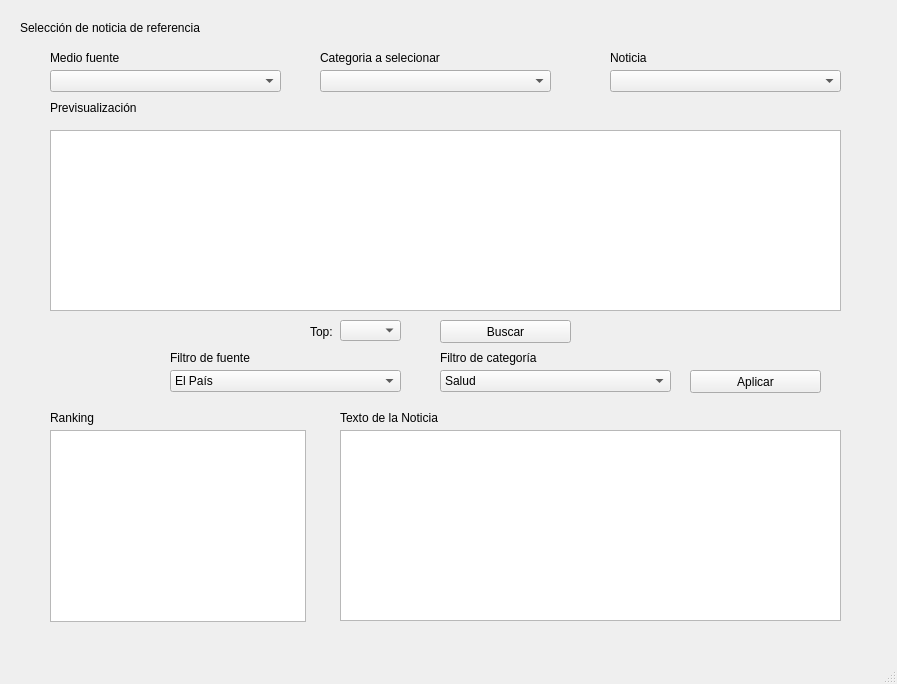
<?xml version="1.0" encoding="UTF-8"?>
<ui version="4.0">
 <class>MainWindow</class>
 <widget class="QMainWindow" name="MainWindow">
  <property name="geometry">
   <rect>
    <x>0</x>
    <y>0</y>
    <width>897</width>
    <height>684</height>
   </rect>
  </property>
  <property name="windowTitle">
   <string>MainWindow</string>
  </property>
  <widget class="QWidget" name="centralwidget">
   <widget class="QLabel" name="label">
    <property name="geometry">
     <rect>
      <x>20</x>
      <y>20</y>
      <width>231</width>
      <height>16</height>
     </rect>
    </property>
    <property name="text">
     <string>Selección de noticia de referencia</string>
    </property>
   </widget>
   <widget class="QComboBox" name="cb_fuente">
    <property name="geometry">
     <rect>
      <x>50</x>
      <y>70</y>
      <width>231</width>
      <height>22</height>
     </rect>
    </property>
   </widget>
   <widget class="QLabel" name="label_2">
    <property name="geometry">
     <rect>
      <x>50</x>
      <y>50</y>
      <width>231</width>
      <height>16</height>
     </rect>
    </property>
    <property name="text">
     <string>Medio fuente</string>
    </property>
   </widget>
   <widget class="QLabel" name="label_3">
    <property name="geometry">
     <rect>
      <x>320</x>
      <y>50</y>
      <width>231</width>
      <height>16</height>
     </rect>
    </property>
    <property name="text">
     <string>Categoria a selecionar</string>
    </property>
   </widget>
   <widget class="QComboBox" name="cb_category">
    <property name="geometry">
     <rect>
      <x>320</x>
      <y>70</y>
      <width>231</width>
      <height>22</height>
     </rect>
    </property>
   </widget>
   <widget class="QComboBox" name="cb_new">
    <property name="geometry">
     <rect>
      <x>610</x>
      <y>70</y>
      <width>231</width>
      <height>22</height>
     </rect>
    </property>
   </widget>
   <widget class="QLabel" name="label_4">
    <property name="geometry">
     <rect>
      <x>610</x>
      <y>50</y>
      <width>231</width>
      <height>16</height>
     </rect>
    </property>
    <property name="text">
     <string>Noticia</string>
    </property>
   </widget>
   <widget class="QLabel" name="label_5">
    <property name="geometry">
     <rect>
      <x>50</x>
      <y>100</y>
      <width>231</width>
      <height>16</height>
     </rect>
    </property>
    <property name="text">
     <string>Previsualización</string>
    </property>
   </widget>
   <widget class="QTextEdit" name="tx_preview">
    <property name="geometry">
     <rect>
      <x>50</x>
      <y>130</y>
      <width>791</width>
      <height>181</height>
     </rect>
    </property>
   </widget>
   <widget class="QLabel" name="label_6">
    <property name="geometry">
     <rect>
      <x>310</x>
      <y>320</y>
      <width>31</width>
      <height>24</height>
     </rect>
    </property>
    <property name="text">
     <string>Top:</string>
    </property>
   </widget>
   <widget class="QComboBox" name="cb_top">
    <property name="geometry">
     <rect>
      <x>340</x>
      <y>320</y>
      <width>61</width>
      <height>21</height>
     </rect>
    </property>
   </widget>
   <widget class="QPushButton" name="btn_serach">
    <property name="geometry">
     <rect>
      <x>440</x>
      <y>320</y>
      <width>131</width>
      <height>23</height>
     </rect>
    </property>
    <property name="text">
     <string>Buscar</string>
    </property>
   </widget>
   <widget class="QLabel" name="label_7">
    <property name="geometry">
     <rect>
      <x>170</x>
      <y>350</y>
      <width>231</width>
      <height>16</height>
     </rect>
    </property>
    <property name="text">
     <string>Filtro de fuente</string>
    </property>
   </widget>
   <widget class="QComboBox" name="comboBox_5">
    <property name="geometry">
     <rect>
      <x>170</x>
      <y>370</y>
      <width>231</width>
      <height>22</height>
     </rect>
    </property>
    <item>
     <property name="text">
      <string>El País</string>
     </property>
    </item>
    <item>
     <property name="text">
      <string>El Mundo</string>
     </property>
    </item>
    <item>
     <property name="text">
      <string>20 Minutos</string>
     </property>
    </item>
   </widget>
   <widget class="QLabel" name="label_8">
    <property name="geometry">
     <rect>
      <x>440</x>
      <y>350</y>
      <width>231</width>
      <height>16</height>
     </rect>
    </property>
    <property name="text">
     <string>Filtro de categoría</string>
    </property>
   </widget>
   <widget class="QComboBox" name="comboBox_6">
    <property name="geometry">
     <rect>
      <x>440</x>
      <y>370</y>
      <width>231</width>
      <height>22</height>
     </rect>
    </property>
    <item>
     <property name="text">
      <string>Salud</string>
     </property>
    </item>
    <item>
     <property name="text">
      <string>Tecnología</string>
     </property>
    </item>
    <item>
     <property name="text">
      <string>Deporte</string>
     </property>
    </item>
   </widget>
   <widget class="QLabel" name="label_9">
    <property name="geometry">
     <rect>
      <x>50</x>
      <y>410</y>
      <width>230</width>
      <height>16</height>
     </rect>
    </property>
    <property name="text">
     <string>Ranking</string>
    </property>
   </widget>
   <widget class="QListView" name="ql_ranking">
    <property name="geometry">
     <rect>
      <x>50</x>
      <y>430</y>
      <width>256</width>
      <height>192</height>
     </rect>
    </property>
   </widget>
   <widget class="QTextEdit" name="tx_noticia">
    <property name="geometry">
     <rect>
      <x>340</x>
      <y>430</y>
      <width>501</width>
      <height>191</height>
     </rect>
    </property>
   </widget>
   <widget class="QLabel" name="label_10">
    <property name="geometry">
     <rect>
      <x>340</x>
      <y>410</y>
      <width>230</width>
      <height>16</height>
     </rect>
    </property>
    <property name="text">
     <string>Texto de la Noticia</string>
    </property>
   </widget>
   <widget class="QPushButton" name="btn_apply">
    <property name="geometry">
     <rect>
      <x>690</x>
      <y>370</y>
      <width>131</width>
      <height>23</height>
     </rect>
    </property>
    <property name="text">
     <string>Aplicar</string>
    </property>
   </widget>
  </widget>
  <widget class="QMenuBar" name="menubar">
   <property name="geometry">
    <rect>
     <x>0</x>
     <y>0</y>
     <width>897</width>
     <height>26</height>
    </rect>
   </property>
  </widget>
  <widget class="QStatusBar" name="statusBar"/>
 </widget>
 <resources/>
 <connections/>
</ui>
